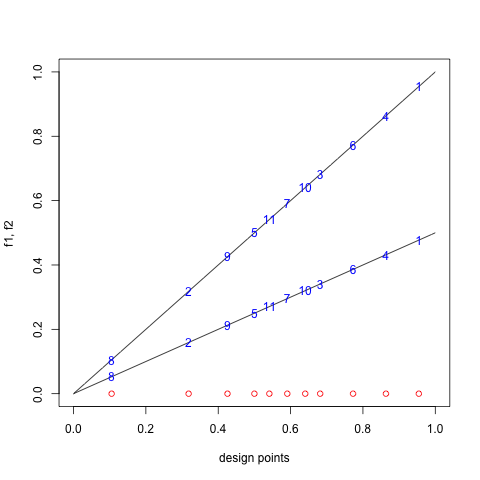

Here is the R script that generated this plot:
### --- Linear Regression Different Slopes (both intercept at 0, same error variance) --- ###

## Like bayes_linear_regression.R, but I try to implement some of the techniques in
##  "Deterministic Sampling of Expensive Posteriors Using Minimum Energy Designs,"
##  Joseph 2018

library(transport)
library(mined)

### Helper  Functions ###

# Wasserstein distance betwen two (univariate) normals, N(mu1, var1) and N(mu2, var2)
Wasserstein_distance = function(mu1, mu2, var1, var2){
  return(sqrt(mu1 - mu2)^2 + var1 + var2 - 2 * sqrt(var1 * var2))
}

var_marginaly = function(x, var_e, var_mean) var_e + x^2 * var_mean

# charge function at design point x
q = function(x, mean_beta0, mean_beta1, var_e, var_mean){
  mu1 = mean_beta0 * x # mean of marginal dist of y | H0, beta0
  mu2 = mean_beta1 * x # mean of marginal dist of y | H1, beta1
  var = var_marginaly(x, var_e, var_mean) # variance of marginal dist of y | H1
  Wass_dist = Wasserstein_distance(mu1, mu2, var, var)
  return(1.0 / Wass_dist^(1/2))
}

# check if a number is prime, to use Lattice function in
isprime <- function(x) {
  if (x == 2) {
    TRUE
  } else if (any(x %% 2:(x - 1) == 0)) {
    FALSE
  } else { 
    TRUE
  }
}

# minimizing criterion for greedy algorithm - calculate this for each x_i in candidate set,
# select the one with the smallest value of f_min to add to current design set D.
#  (Notice that this is different from the 2015 version, bc take MAX of sapply instead of SUM of sapply.)
f_min = function(candidate_jk, D_k, gamma_k, mean_beta0, mean_beta1, var_e, var_mean){
  q(candidate_jk, mean_beta0, mean_beta1, var_e, var_mean)^gamma_k * 
    max(sapply(D_k, function(x_i) (q(x_i, mean_beta0, mean_beta1, var_e, var_mean)^gamma_k / abs(x_i - candidate_jk))))
}

### Iterative Algorithm for SMED for Model Selection ###
# Function that implements SMED-inspired model selection of Joseph, Dasgupta, Tuo, Wu

# f is normal, so need to specify f0 = {beta0}, f1 = {beta1}, var_e
# since these determine both f0 and f1's normal parameters 
SMED_ms = function(mean_beta0, mean_beta1, var_e, var_mean, n = 10, 
                   xmin = 0, xmax = 1, K, p){
  #  n : number of design points to select (for set of design points, D_k each k = 1, ..., K)
  #  K : number of designs to make (iteratively)
  #  xmin, xmax : limits on inputs
  
  ## -- Create linear models -- #
  f0 = function(x) mean_beta0 * x # null regression model
  f1 = function(x) mean_beta1 * x # alternative regression model
  
  # -- Make D_1 -- #
  # check that n >= 3
  if(n < 3) stop("not enough samples - need at least 3.")
  # check that n is the largest prime number less than 100 + 5p.... ###################################
  # or at least check that it's prime!
  
  # generate candidate points, C1. for first design, C1 = D1 = lattice over [0, 1]^p
  numCandidatesinit = n
  C1 = mined::Lattice(numCandidatesinit, p = 1)
  D1 = sort(C1)
  C = C1
  
  ## calculate Wassersteins for each design point
  #Wasser_init = sapply(D_init, function(x) Wasserstein_distance(mean_beta0 * x, mean_beta1 * x, var_e + x^2 * var_mean, var_e + x^2 * var_mean))
  
  # -- If K = 1, return the design -- #
  if(K == 1){
    D = D1
    C = C1
    return(list("beta0" = mean_beta0, "beta1" = mean_beta1, "D" = D, "candidates" = C))
  }
  
  # -- If K > 1, choose new design -- #
  D = matrix(rep(D1, K), nrow = n, ncol = K)
  #Wass_D = matrix(rep(Wasser_init, K), nrow = n, ncol = K)
  gammas = (c(1:K) - 1) / (K - 1)
  # save candidates for each K
  C <- list()
  for (k in 1:K){
    C[[k]] = C1
  }
  
  for(k in 2:K){
    # for j = 1
    # get candidates in L_1k
    R1k = D[2, k] - D[1, k] # radius of L1k
    L1k_lower = max(D[1, k] - R1k, 0) # is this necessary, to max with 0? ################################
    L1k_upper = min(D[1, k] + R1k, 1)
    # candidates from space-filling design, tildeD_1k
    tildeD1k = Lattice(numCandidatesinit, p = 1) * (L1k_upper - L1k_lower) + L1k_lower
    # save the candidates to be used in future designs
    #candidates_1k = c(candidates_1k, candidates)
    # criterion to choose candidate from candidate set - for now, choose like in older paper:
    # get the point at which f1 and f2 are most different
    C[[k]] = c(C[[k]], tildeD1k)
    xinitind = which.max(abs(f0(C[[k]]) - f1(C[[k]])))
    D[1, k] = C[[k]][xinitind] # x1, first element of set of design points, D
    #Wass_D[1, k] = Wasserstein_distance(mean_beta0 * xinitind, mean_beta1 * xinitind, var_e + xinitind^2 * var_mean, var_e + xinitind^2 * var_mean)
    # at some point... see their code for initializing kth design. ##################################
    
    # for j = 2:n
    for(j in 2:n){
      # get candidates in neighborhood L_jk = (lower, upper)
      if(j == n){
        #R_jk = D[j, k] - D[j - 1, k]
        R_jk = min(abs(D[-j, k] - D[j, k]))
        lower = D[j, k] - R_jk
        upper = D[j, k] + R_jk
        tildeDjk = Lattice(numCandidatesinit, p = 1) * (upper - lower) + lower
        C[[k]] = c(C[[k]], tildeDjk)
      } else{
        R_jk = min(abs(D[-j, k] - D[j, k])) #which.min(c(D[j, k] - D[j - 1, k], D[j + 1, k] - D[j, k]))
        lower = max(D[j, k] - R_jk, 0) # is this necessary, to max with 0? ################################
        upper = min(D[j, k] + R_jk, 1)
        tildeDjk = Lattice(numCandidatesinit, p = 1) * (upper - lower) + lower
        C[[k]] = c(C[[k]], tildeDjk)
      }
      
      # calculate Wassersteins for each candidate
      #Wass_cand = sapply(C[[k]], function(x) Wasserstein_distance(mean_beta0 * x, mean_beta1 * x, var_e + x^2 * var_mean, var_e + x^2 * var_mean))
      # pick from candidates:
      # first, calculate criterion for each candidate
      
      f_min_candidates = sapply(C[[k]], function(x) f_min(x, D[1:(j - 1), k], gammas[k], mean_beta0, mean_beta1, var_e, var_mean))
      #choose that which has largest evaluation of criterion
      chosen_cand = which.min(f_min_candidates)
      D[j, k] = C[[k]][chosen_cand]
      #Wass_D[j, k] = Wasserstein_distance(mean_beta0 * D[j, k], mean_beta1 * D[j, k], var_e + D[j, k]^2 * var_mean, var_e + D[j, k]^2 * var_mean)
    }
  }
  return(list("beta0" = mean_beta0, "beta1" = mean_beta1, "D" = D, "candidates" = C))
}

# criterion (1 / d_W(f0, f1; x_i) * 1 / d_W(f0, f1; x_j)) / d(x_i, x_j)
# here, we assume f's are normal, so we specify the mean and variance of each


# pictures


mean_beta0 = 1 # slope of null model
mean_beta1 = 1 / 2 # slope of alternative model
var_mean = 0.05
var_e = 0.1 # same variance

n = 11 # in paper, n = numCandidates - not true, it's numCandidates generated for each x_i^k at each step
numCandidates = 7 # largest prime number less than 100 + 5p = 103
K = 4 # ceiling(4* sqrt(p))
p = 1
xmin = 0
xmax = 1

X_test = SMED_ms(mean_beta0, mean_beta1, var_e, var_mean, n, xmin, xmax, K, p)

f0 = function(x) mean_beta0 * x # null regression model
f1 = function(x) mean_beta1 * x # alternative regression model

test_k = 4
X_k = sort(X_test$D[ ,test_k])
curve(f0, col = 1, from = xmin, to = xmax, xlab = "design points", ylab = "f1, f2")
curve(f1, col = 1, add = TRUE)
text(X_test$D[ ,test_k], f0(X_test$D[ ,test_k]), c(1:n), col=4)
text(X_test$D[ ,test_k], f1(X_test$D[ ,test_k]), c(1:n), col=4)
points(X_k, rep(0, n), col = 2)

dev.copy(png,'efficient_bayes_lm.png')
dev.off()

# add errors for marginal of y | H_i
X_test_errors = sapply(X_k, function(x) var_marginaly(x, var_e, var_mean))
polygon(x = c(X_k, rev(X_k)),y = c(f0(X_k) - 2 * X_test_errors, rev(f0(X_k) + 2 * X_test_errors)),
        col =  adjustcolor("cyan", alpha.f = 0.10), border = NA)
polygon(x = c(X_k, rev(X_k)),y = c(f1(X_k) - 2 * X_test_errors, rev(f1(X_k) + 2 * X_test_errors)),
        col =  adjustcolor("pink", alpha.f = 0.10), border = NA)

dev.copy(png,'efficient_bayes_lm_variance_marginal_y.png')
dev.off()




test_k = 1
curve(f0, col = 1, from = xmin, to = xmax, xlab = "design points", ylab = "f1, f2")
curve(f1, col = 1, add = TRUE)
text(X_test$D[ ,test_k], f0(X_test$D[ ,test_k]), c(1:n), col=4)
text(X_test$D[ ,test_k], f1(X_test$D[ ,test_k]), c(1:n), col=4)
points(X_test$D[ ,test_k], rep(0, n), col=2)

#dev.copy(png,'efficient_bayes_lm_1.png')
#dev.off()

test_k = 4
curve(f0, col = 1, from = xmin, to = xmax, xlab = "design points", ylab = "f1, f2")
curve(f1, col = 1, add = TRUE)
text(X_test$D[ ,test_k], f0(X_test$D[ ,test_k]), c(1:n), col=4)
text(X_test$D[ ,test_k], f1(X_test$D[ ,test_k]), c(1:n), col=4)
points(X_test$D[ ,test_k], rep(0, n), col=2)

#dev.copy(png,'efficient_bayes_lm_4.png')
#dev.off()

test_k = 8
curve(f0, col = 1, from = xmin, to = xmax, xlab = "design points", ylab = "f1, f2")
curve(f1, col = 1, add = TRUE)
text(X_test$D[ ,test_k], f0(X_test$D[ ,test_k]), c(1:n), col=4)
text(X_test$D[ ,test_k], f1(X_test$D[ ,test_k]), c(1:n), col=4)
points(X_test$D[ ,test_k], rep(0, n), col=2)

#dev.copy(png,'efficient_bayes_lm_8.png')
#dev.off()

test_k = 16
curve(f0, col = 1, from = xmin, to = xmax, xlab = "design points", ylab = "f1, f2")
curve(f1, col = 1, add = TRUE)
text(X_test$D[ ,test_k], f0(X_test$D[ ,test_k]), c(1:n), col=4)
text(X_test$D[ ,test_k], f1(X_test$D[ ,test_k]), c(1:n), col=4)
points(X_test$D[ ,test_k], rep(0, n), col = 2)

#dev.copy(png,'efficient_bayes_lm_16.png')
#dev.off()


length(X_test$candidates[[3]]) # why is it 132?










